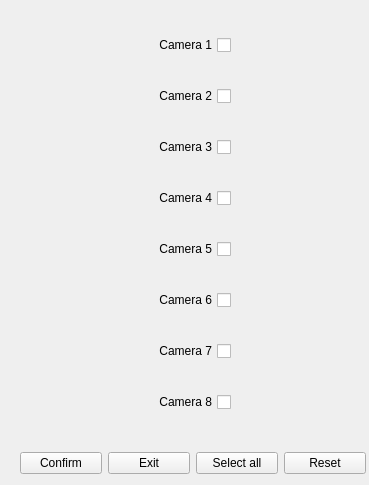
<?xml version="1.0" encoding="UTF-8"?>
<ui version="4.0">
 <class>MainWindow</class>
 <widget class="QMainWindow" name="MainWindow">
  <property name="geometry">
   <rect>
    <x>0</x>
    <y>0</y>
    <width>369</width>
    <height>485</height>
   </rect>
  </property>
  <property name="windowTitle">
   <string>MainWindow</string>
  </property>
  <widget class="QWidget" name="centralwidget">
   <widget class="QWidget" name="layoutWidget">
    <property name="geometry">
     <rect>
      <x>140</x>
      <y>10</y>
      <width>91</width>
      <height>431</height>
     </rect>
    </property>
    <layout class="QVBoxLayout" name="verticalLayout_4">
     <item>
      <widget class="QCheckBox" name="camera_1">
       <property name="layoutDirection">
        <enum>Qt::RightToLeft</enum>
       </property>
       <property name="text">
        <string>Camera 1</string>
       </property>
      </widget>
     </item>
     <item>
      <widget class="QCheckBox" name="camera_2">
       <property name="layoutDirection">
        <enum>Qt::RightToLeft</enum>
       </property>
       <property name="text">
        <string>Camera 2</string>
       </property>
      </widget>
     </item>
     <item>
      <widget class="QCheckBox" name="camera_3">
       <property name="layoutDirection">
        <enum>Qt::RightToLeft</enum>
       </property>
       <property name="text">
        <string>Camera 3</string>
       </property>
      </widget>
     </item>
     <item>
      <widget class="QCheckBox" name="camera_4">
       <property name="layoutDirection">
        <enum>Qt::RightToLeft</enum>
       </property>
       <property name="text">
        <string>Camera 4</string>
       </property>
      </widget>
     </item>
     <item>
      <widget class="QCheckBox" name="camera_5">
       <property name="layoutDirection">
        <enum>Qt::RightToLeft</enum>
       </property>
       <property name="text">
        <string>Camera 5</string>
       </property>
      </widget>
     </item>
     <item>
      <widget class="QCheckBox" name="camera_6">
       <property name="layoutDirection">
        <enum>Qt::RightToLeft</enum>
       </property>
       <property name="text">
        <string>Camera 6</string>
       </property>
      </widget>
     </item>
     <item>
      <widget class="QCheckBox" name="camera_7">
       <property name="layoutDirection">
        <enum>Qt::RightToLeft</enum>
       </property>
       <property name="text">
        <string>Camera 7</string>
       </property>
      </widget>
     </item>
     <item>
      <widget class="QCheckBox" name="camera_8">
       <property name="layoutDirection">
        <enum>Qt::RightToLeft</enum>
       </property>
       <property name="text">
        <string>Camera 8</string>
       </property>
      </widget>
     </item>
    </layout>
   </widget>
   <widget class="QWidget" name="layoutWidget">
    <property name="geometry">
     <rect>
      <x>20</x>
      <y>450</y>
      <width>346</width>
      <height>26</height>
     </rect>
    </property>
    <layout class="QHBoxLayout" name="horizontalLayout">
     <item>
      <widget class="QPushButton" name="confirm">
       <property name="text">
        <string>Confirm</string>
       </property>
      </widget>
     </item>
     <item>
      <widget class="QPushButton" name="exit">
       <property name="text">
        <string>Exit</string>
       </property>
      </widget>
     </item>
     <item>
      <widget class="QPushButton" name="select_all">
       <property name="text">
        <string>Select all</string>
       </property>
      </widget>
     </item>
     <item>
      <widget class="QPushButton" name="reset">
       <property name="text">
        <string>Reset</string>
       </property>
      </widget>
     </item>
    </layout>
   </widget>
  </widget>
 </widget>
 <resources/>
 <connections/>
</ui>
